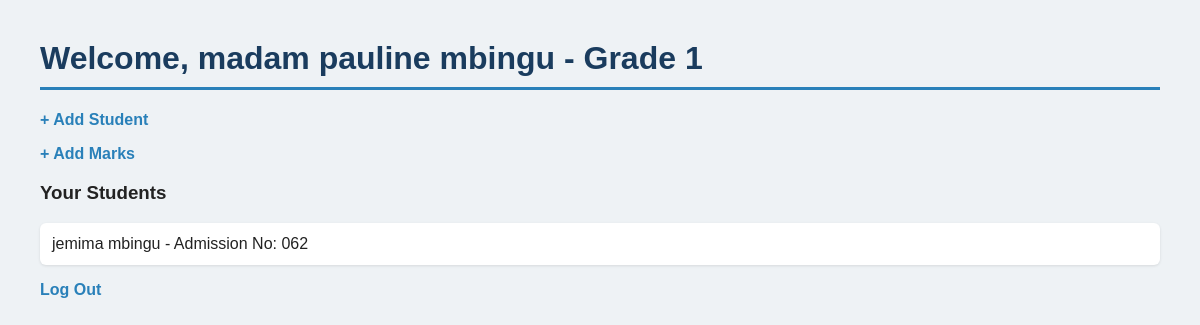
Screenshot of /results/teacher/dashboard/ (signed in) with the database file from the repository.
### results/models.py (models this page shows, shortened)
class Teacher(models.Model):
    school = models.ForeignKey(School, on_delete=models.CASCADE)
    full_name = models.CharField(max_length=100)
    email = models.CharField(max_length=100)
    phone = models.CharField(max_length=20)
    password = models.CharField(max_length=100)
    grade = models.IntegerField()

class Student(models.Model):
    school = models.ForeignKey(School, on_delete=models.CASCADE)
    added_by = models.ForeignKey(Teacher, on_delete=models.SET_NULL, null=True, blank=True)
    full_name = models.CharField(max_length=100)
    admission_number = models.CharField(max_length=20)
    grade = models.IntegerField()
    stream = models.CharField(max_length=20, blank=True)
    verification_code = models.CharField(max_length=10, blank=True)

### results/views.py (the view)
# urls.py: path('teacher/dashboard/', views.teacher_dashboard, name='teacher_dashboard'),
def teacher_dashboard(request):
    teacher_id = request.session.get('teacher_id')
    if not teacher_id:
        return redirect('teacher_login')
    teacher = get_object_or_404(Teacher, id=teacher_id)
    students = Student.objects.filter(added_by=teacher)
    return render(request, 'results/teacher_dashboard.html', {'teacher': teacher, 'students': students})

### results/templates/results/teacher_dashboard.html (shortened to what this page needs)
<!DOCTYPE html>
<html>
<head>
    {% load static %}
    <link rel="stylesheet" href="{% static 'results/style.css' %}">
</head>
<body>
    <h1>Welcome, {{ teacher.full_name }} - Grade {{ teacher.grade }}</h1>
    <p><a href="/results/teacher/add-student/">+ Add Student</a></p>
    <p><a href="/results/teacher/add-mark/">+ Add Marks</a></p>
    <h3>Your Students</h3>
    <ul>
        {% for student in students %}
        <li>{{ student.full_name }} - Admission No: {{ student.admission_number }}</li>
        {% empty %}
        <li>No students added yet.</li>
        {% endfor %}
    </ul>
    <p><a href="/results/teacher/logout/">Log Out</a></p>
</body>
</html>

### results/static/results/style.css (style rules this page uses)
body { font-family: Arial, sans-serif; background-color: #eef2f5; color: #222; margin: 40px; }
h1 { color: #1a3c5e; border-bottom: 3px solid #2980b9; padding-bottom: 10px; }
a { color: #2980b9; font-weight: bold; text-decoration: none; }
ul { list-style: none; padding: 0; }
li { background: white; padding: 12px; margin-bottom: 8px; border-radius: 6px; box-shadow: 0 1px 3px rgba(0,0,0,0.1); }

### rows the page displays
Teacher: full_name "madam pauline mbingu", grade "1"
Student: full_name "jemima mbingu", admission_number "062"
